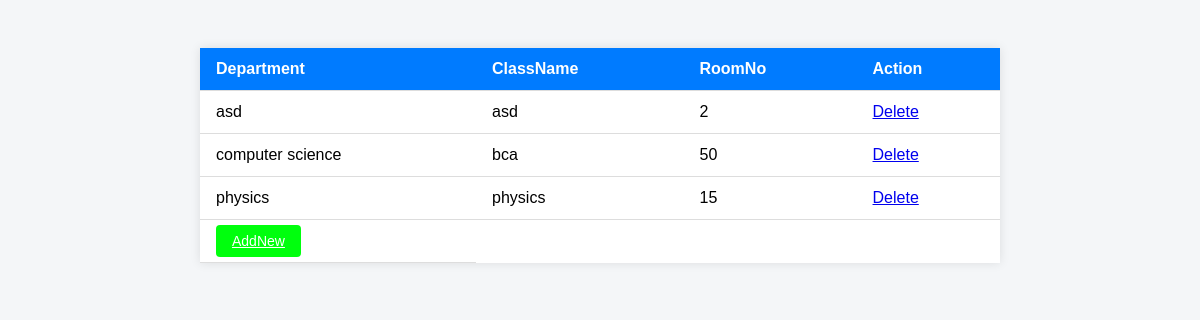
The page /ManageClassroom on the database as committed earlier.
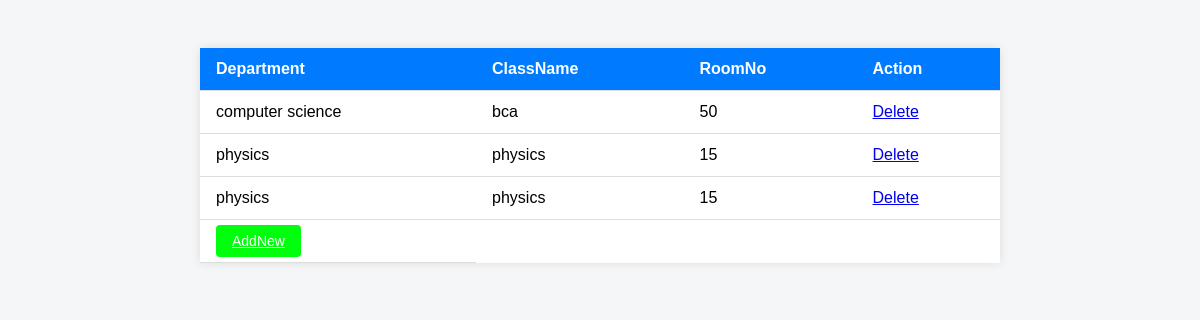
The same page on the database as committed later.
### mobilesilentapp/models.py (models this page shows)
class ClassroomTable(models.Model):
    department = models.CharField(max_length=30,null=True,blank=True)
    className = models.CharField(max_length=30,null=True,blank=True)
    roomNumber=models.IntegerField(null=True,blank=True)

### mobilesilentapp/views.py (the view)
# urls.py: path('ManageClassroom',ManageClassroom.as_view(),name="ManageClassroom"),
class ManageClassroom(View):
    def get(self,request):
        obj = ClassroomTable.objects.all()
        return render(request,"administration/manageClassroom.html", {'val':obj})

### templates/administration/manageClassroom.html (shortened to what this page needs)
<!DOCTYPE html>
<html lang="en">
<head>
</head>
<body>
    <table>
        <thead>
      <tr>
        <th>Department</th>
        <th>ClassName</th>
        <th>RoomNo</th>
        <th>Action</th>
      </tr>
    </thead>
    <tbody>
      {% for i in val %}
        <tr>
            <td>{{ i.department }}</td>
            <td>{{i.className}}</td>
            <td>{{i.roomNumber}}</td>
            <td><a href="DeleteClassroom/{{ i.id }}" class="delete-btn">Delete</td>
        </tr>
        {% endfor %}
    </tbody>
    <tr>
        <td>
    <a href="/classroom" class="add-btn">AddNew</a>
</td>
    </tr>
    </table>
</body>
</html>

### templates/administration/manageClassroom.html (style rules this page uses)
body { font-family: Arial, sans-serif; background-color: #f4f6f8; padding: 40px; }
table { width: 100%; max-width: 800px; margin: 0 auto; border-collapse: collapse; background-color: #fff; box-shadow: 0 0 10px rgba(0,0,0,0.1); }
th, td { padding: 12px 16px; border-bottom: 1px solid #ddd; text-align: left; }
th { background-color: #007bff; color: white; }
.add-btn { background-color: #00ff0d; color: white; padding: 8px 16px; border: none; border-radius: 4px; cursor: pointer; font-size: 14px; transition: background-color 0.3s; }

Rows that differ between the two databases and show on the page:
removed ClassroomTable: department "asd", className "asd", roomNumber "2"
added ClassroomTable: department "physics", className "physics", roomNumber "15"
